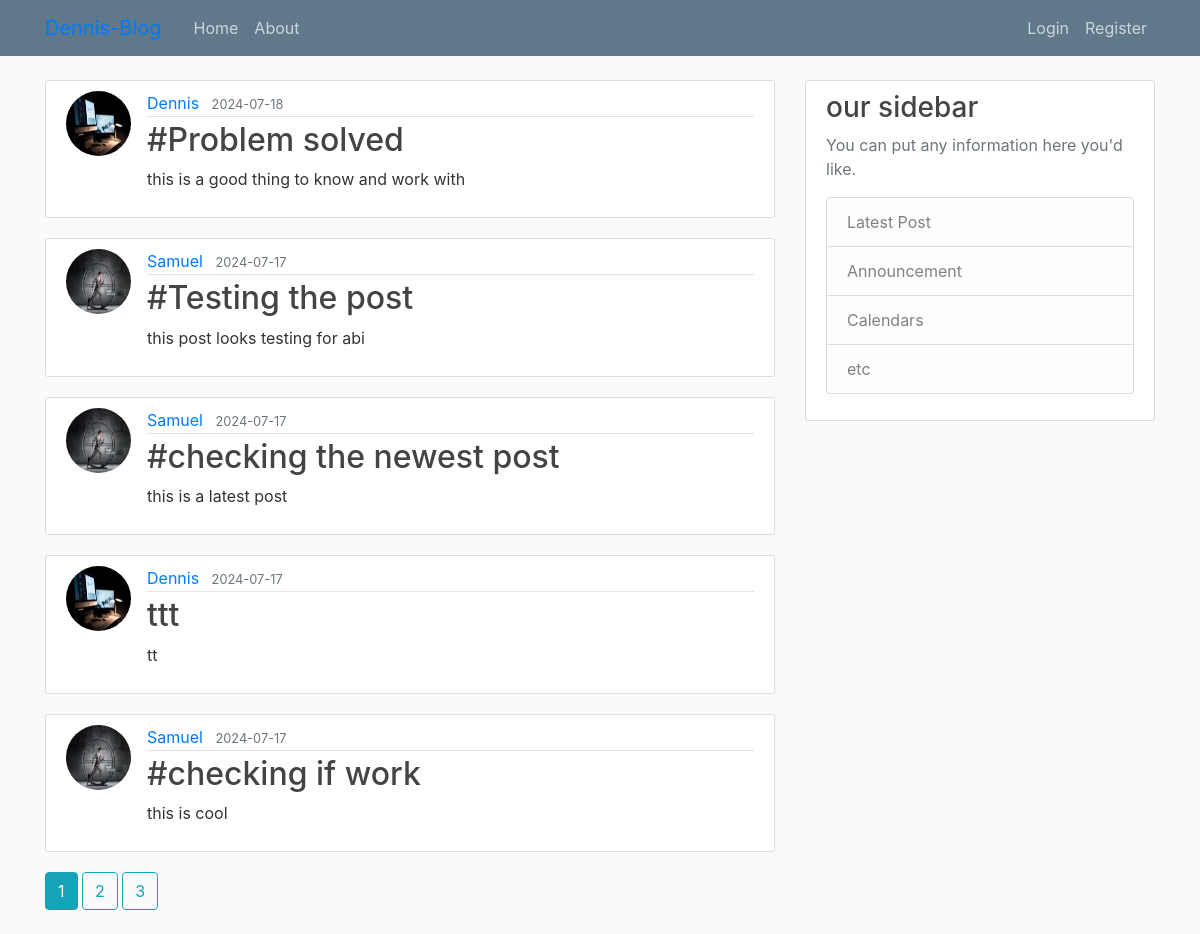
The page /home on the database its author committed.
### flaskblog/models.py (models this page shows, shortened)
class Post(db.Model):
    id = db.Column(db.Integer, primary_key=True)
    title = db.Column(db.String(100), nullable=False)
    date_posted = db.Column(db.DateTime, nullable=False, default=datetime.utcnow)
    content = db.Column(db.Text, nullable=False)
    user_id = db.Column(db.Integer, db.ForeignKey('user.id'), nullable=False)

class User(db.Model, UserMixin):
    id = db.Column(db.Integer, primary_key=True)
    username = db.Column(db.String(20), unique=True, nullable=False)
    email = db.Column(db.String(120), unique=True, nullable=False)
    image_file = db.Column(db.String(20), nullable=False, default='default.jpg')
    password = db.Column(db.String(60), nullable=False)
    posts = db.relationship('Post', backref='author', lazy=True)

### flaskblog/main/routes.py (the view)
@main.route("/")
@main.route("/home")
def home():
    page = request.args.get('page', 1, type=int)
    posts = Post.query.order_by(Post.date_posted.desc()).paginate(page=page, per_page=5)
    return render_template('home.html', posts=posts)

### flaskblog/templates/home.html
{% extends "layout.html" %}
{% block content %}
    {% for post in posts %}
        <article class="media content-section">
            <img class="rounded-circle article-img" src="{{ url_for('static', filename='profile_pics/' + post.author.image_file) }}">
            <div class="media-body">
                <div class="article-metadata">
                    <a class="mr-2" href="{{ url_for('users.user_posts', username=post.author.username) }}">{{ post.author.username }}</a>
                    <small class="text-muted">{{ post.date_posted.strftime('%Y-%m-%d') }}</small>
                </div>
                <h2><a class="article-title" href="{{ url_for('posts.post', post_id=post.id) }}">{{ post.title }}</a></h2>
                <p class="article-content">{{ post.content }}</p>
            </div>
        </article>
    {% endfor %}
    {% for page_num in posts.iter_pages(left_edge=1, right_edge=1, left_current=1, right_current=2) %}
        {% if page_num %}
            {% if posts.page == page_num %}
                <a class="btn btn-info mb-4" href="{{ url_for('main.home', page=page_num) }}">{{ page_num }}</a>
            {% else %}
                <a class="btn btn-outline-info mb-4" href="{{ url_for('main.home', page=page_num) }}">{{ page_num }}</a>
            {% endif %}
        {% else %}
            ...
            {% endif %}
    {% endfor %}
{% endblock content %}

### flaskblog/templates/layout.html (shortened to what this page needs)
<!DOCTYPE html>
<html lang="en">
  <head>
    <link rel="stylesheet" href="https://cdn.jsdelivr.net/npm/bootstrap@4.0.0/dist/css/bootstrap.min.css">
    <link rel="stylesheet" type="text/css" href="{{ url_for('static', filename='main.css') }}">
  </head>
  <body>
    <header class="site-header">
        <nav class="navbar navbar-expand-md nav-dark bg-steel fixed-top">
            <div class="container">
                <a class="navbar-brand mr-4" href="/">Dennis-Blog</a>
                <div class="collapse navbar-collapse" id="navbarToggle">
                    <div class="navbar-nav mr-auto">
                        <a class="nav-item nav-link" href="{{ url_for('main.home') }}">Home</a>
                        <a class="nav-item nav-link" href="{{ url_for('main.about') }}">About</a>
                    </div>
                    <div class="navbar-nav">
                        {% if current_user.is_authenticated %}
                        <a class="nav-item nav-link" href="{{ url_for('posts.new_post') }}">New Post</a>
                        <a class="nav-item nav-link" href="{{ url_for('users.account') }}">Account</a>
                        <a class="nav-item nav-link" href="{{ url_for('users.logout') }}">Logout</a>
                        {% else %}
                            <a class="nav-item nav-link" href="{{ url_for('users.login') }}">Login</a>
                            <a class="nav-item nav-link" href="{{ url_for('users.register') }}">Register</a>
                        {% endif %}
                    </div>
                  </div>
                </div>
              </nav>
           </header>
        <main role="main" class="container">
            <div class="row">
                <div class="col-md-8">
                    {% block content %}{% endblock %}
                </div>
                <div class="col-md-4">
                    <div class="content-section">
                    <h3>our sidebar</h3>
                    <p class="text-muted">You can put any information here you'd like.
                     <ul class="list-group">
                        <li class="list-group-item list-group-item-light">Latest Post</li>
                        <li class="list-group-item list-group-item-light">Announcement</li>
                        <li class="list-group-item list-group-item-light">Calendars</li>
                        <li class="list-group-item list-group-item-light">etc</li>
                     </ul>
                    </p>
                </div>
            </div>
        </div>
    </main>
  </body>
</html>

### flaskblog/static/main.css (style rules this page uses)
body { background-color: #fafafa; color: #333333; margin-top: 5rem; }
h1, h2, h3, h4, h5, h6 { color: #444444; }
.bg-steel { background-color: #5f788a; }
.site-header .navbar-nav .nav-link { color: #cbd5db; }
.content-section { background: #ffffff; padding: 10px 20px; border: 1px solid #dddddd; border-radius:3px ; margin-bottom: 20px; }
.article-title { color: #444444; }
.article-content { white-space: pre-line; }
.article-img { height: 65px; width: 65px; margin-right: 16px; }
.article-metadata { padding-bottom: 1px; margin-bottom: 4px; border-bottom: 1px solid #e3e3e3 }

### rows shown on the page
Post: image_file (picture), author.username "Dennis", date_posted "2024-07-18", title "#Problem solved", content "this is a good thing to know and work with"
Post: image_file (placeholder picture), author.username "Samuel", date_posted "2024-07-17", title "#Testing the post", content "this post looks testing for abi"
Post: image_file (placeholder picture), author.username "Samuel", date_posted "2024-07-17", title "#checking the newest post", content "this is a latest post"
Post: image_file (picture), author.username "Dennis", date_posted "2024-07-17", title "ttt", content "tt"
Post: image_file (placeholder picture), author.username "Samuel", date_posted "2024-07-17", title "#checking if work", content "this is cool"

### other values the page prints
{{ page_num }} "1"
{{ page_num }} "2" "3"
